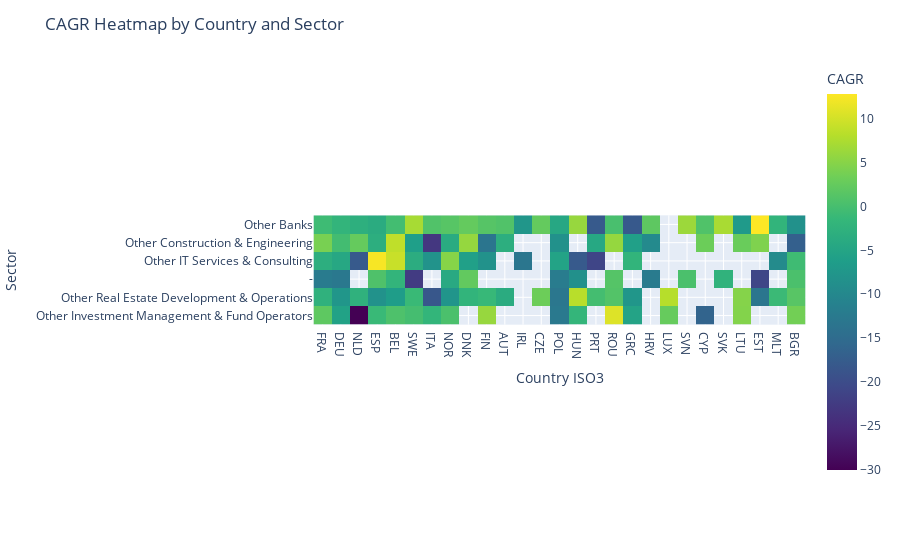

Notebook source saved alongside this figure:
### Code cell
heatmap_data = filtered_df.pivot_table(index='sector', columns='country_iso3', values='cagr', aggfunc='mean')

fig = px.imshow(heatmap_data,
                labels=dict(x="Country ISO3", y="Sector", color="CAGR"),
                x=heatmap_data.columns,
                y=heatmap_data.index,
                color_continuous_scale='Viridis')

fig.update_layout(title="CAGR Heatmap by Country and Sector",
                 xaxis_title="Country ISO3",
                 yaxis_title="Sector")

fig.show()

### Figure 1 — Plotly figure (JSON) as saved in the notebook; plotly's stock layout.template omitted (floating-point values rounded to 4 significant figures; data arrays with more than 128 entries replaced by an {"elided": "..."} marker saying what was removed)
{"data": [{"coloraxis": "coloraxis", "hovertemplate": "Country ISO3: %{x}<br>Sector: %{y}<br>CAGR: %{z}<extra></extra>", "name": "0", "type": "heatmap", "x": ["FRA", "DEU", "NLD", "ESP", "BEL", "SWE", "ITA", "NOR", "DNK", "FIN", "AUT", "IRL", "CZE", "POL", "HUN", "PRT", "ROU", "GRC", "HRV", "LUX", "SVN", "CYP", "SVK", "LTU", "EST", "MLT", "BGR"], "xaxis": "x", "y": ["Other Banks", "Other Construction & Engineering", "Other IT Services & Consulting", "-", "Other Real Estate Development & Operations", "Other Investment Management & Fund Operators"], "yaxis": "y", "z": {"elided": "6x27 float values"}}], "layout": {"coloraxis": {"colorbar": {"title": {"text": "CAGR"}}, "colorscale": [[0, "#440154"], [0.1111, "#482878"], [0.2222, "#3e4989"], [0.3333, "#31688e"], [0.4444, "#26828e"], [0.5556, "#1f9e89"], [0.6667, "#35b779"], [0.7778, "#6ece58"], [0.8889, "#b5de2b"], [1, "#fde725"]]}, "margin": {"t": 60}, "title": {"text": "CAGR Heatmap by Country and Sector"}, "xaxis": {"anchor": "y", "constrain": "domain", "domain": [0, 1], "scaleanchor": "y", "title": {"text": "Country ISO3"}}, "yaxis": {"anchor": "x", "autorange": "reversed", "constrain": "domain", "domain": [0, 1], "title": {"text": "Sector"}}}}
